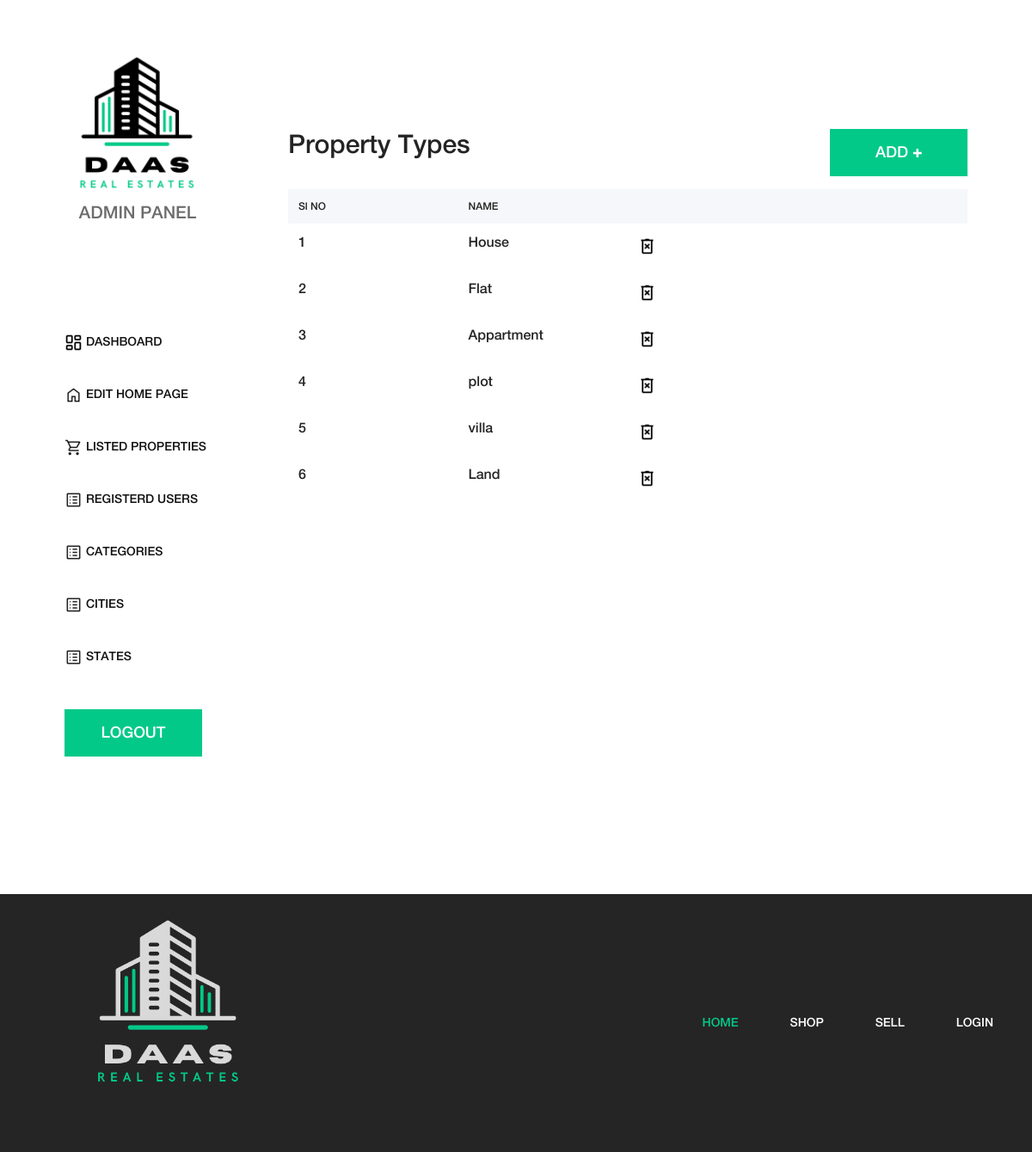
The app's page /admin/categories.php (signed in) with its own data.
### tables this page shows
CREATE TABLE `category_tbl` (
  `category_id` int(11) NOT NULL,
  `category_name` varchar(100) NOT NULL
);

### admin/categories.php (the view, shortened to what this page needs)
<?php include("header.php"); ?>
<?php include("connection.php") ?>
<?php
$query = "SELECT * FROM category_tbl;";
$result = mysqli_query($conn, $query);
?>
<div class="cart-table-area section-padding-100">
  <div class="container-fluid">
    <div class="row">
      <div class="f1 col-12 col-lg-8">
        <div class="daas-heading cart-title mt-50">
          <h2>Property Types</h2>
          <a href="categories.php?add=1" class="btn amado-btn mb-15">ADD <b>+</b></a>
        </div>
        <div class="cart-table clearfix">
          <table class="table table-responsive">
            <thead>
              <tr>
                <th>Sl NO</th>
                <th>NAME</th>
                <th></th>
              </tr>
            </thead>
            <tbody>
              <?php $i = 1;
              while ($row = mysqli_fetch_assoc($result)) { ?>
                <tr>
                  <td class="cart_product_img">
                    <h5><?php echo $i ?></h5>
                  </td>
                  <td class="cart_product_desc">
                    <h5><?php echo $row["category_name"] ?></h5>
                  </td>
                  <td class="cart_product_img">
                    <a href="categories.php?remove=<?php echo $row["category_id"] ?>" data-toggle="tooltip" data-placement="left" title="Delete"><img class="bin" src="../img/core-img/bin_black.png"></a>
                  </td>
                <?php $i++;
              } ?>
            </tbody>
          </table>
        </div>
      </div>
    </div>
  </div>
</div>
<?php include("footer.php"); ?>

### css/core-style.css (style rules this page uses)
* { margin: 0; padding: 0; }
body { font-family: "helveticaneuemedium"; font-size: 16px; }
h1, h2, h3, h4, h5, h6 { color: #242424; line-height: 1.3; font-weight: 400; }
a { text-decoration: none; color: #03C988; font-size: 20px; }
img { height: auto; max-width: 100%; }
.mt-50 { margin-top: 50px !important; }
.mb-15 { margin-bottom: 15px !important; }
.section-padding-100 { padding-top: 100px; padding-bottom: 100px; }
.amado-btn { display: inline-block; min-width: 160px; height: 55px; color: #ffffff; border: none; border-radius: 0; padding: 0 7px; font-size: 18px; line-height: 56px; background-color: #03C988; font-weight: 400; }
.main-content-wrapper .cart-table-area { position: relative; z-index: 1; -webkit-box-flex: 0; -ms-flex: 0 0 calc(95% - 320px); flex: 0 0 calc(95% - 320px); width: calc(95% - 320px); max-width: calc(95% - 320px); }
.main-content-wrapper .cart-table-area .cart-title h2 { font-size: 30px; margin-bottom: 30px; color: #242424; }
.main-content-wrapper .cart-table-area table thead { width: 100%; display: block; }
.main-content-wrapper .cart-table-area table thead tr { display: -webkit-box; display: -ms-flexbox; display: flex; width: 100%; height: 40px; background-color: #f5f7fa; }
.main-content-wrapper .cart-table-area table thead tr th { border-top: none; border-bottom: none; -webkit-box-flex: 0; width: 25%; max-width: 25%; font-size: 12px; color: #242424; text-transform: capitalize; font-weight: 400; }
.main-content-wrapper .cart-table-area table tbody { width: 100%; display: block; }
.main-content-wrapper .cart-table-area table tbody tr { display: -webkit-box; display: -ms-flexbox; display: flex; -webkit-box-align: center; -ms-flex-align: center; -ms-grid-row-align: center; align-items: center; width: 100%; }
.main-content-wrapper .cart-table-area table tbody tr td { border: none; -webkit-box-flex: 0; width: 25%; max-width: 25%; }
.main-content-wrapper .cart-table-area table tbody tr td h5 { font-size: 16px; color: #252525; }

### admin/style.css (style rules this page uses)
.row { justify-content: center; }
.cart_product_img { object-fit: contain; height: auto; }
.f1, tr, th { flex: unset; max-width: unset; }
.daas-heading { display: flex; justify-content: space-between; }

### records on screen
category_tbl: category_name "House"
category_tbl: category_name "Flat"
category_tbl: category_name "Appartment"
category_tbl: category_name "plot"
category_tbl: category_name "villa"
category_tbl: category_name "Land"

### other values on screen
$val "LOGIN"
